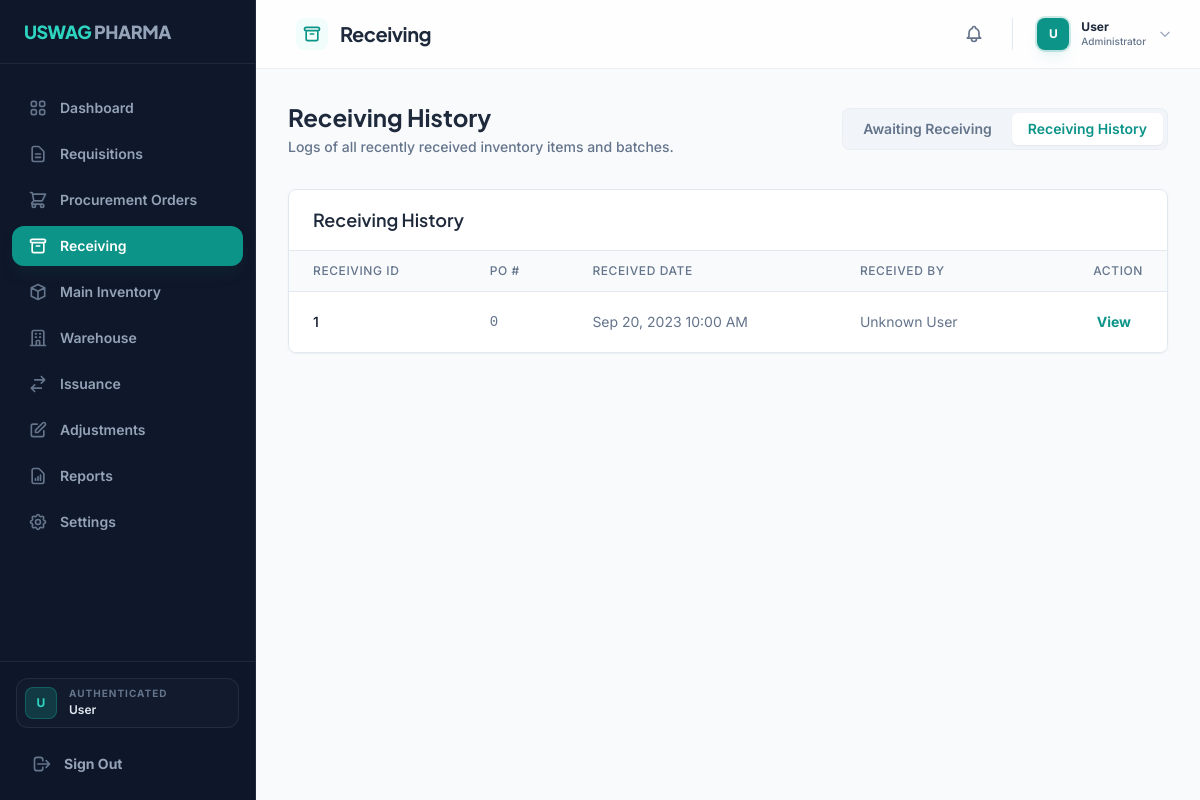
The app's page /index.php?page=receiving&tab=history (signed in) with its own data.
### tables this page shows
CREATE TABLE Receiving (
    ReceivingID INT AUTO_INCREMENT PRIMARY KEY,
    UserID INT,
    POID INT,
    ReceivedDate DATETIME NOT NULL,
    CreatedAt TIMESTAMP DEFAULT CURRENT_TIMESTAMP,
    FOREIGN KEY (UserID) REFERENCES Users(UserID) ON DELETE SET NULL,
    FOREIGN KEY (POID) REFERENCES ProcurementOrder(POID) ON DELETE SET NULL
);

### includes/db.php (called while the page is built, shortened)
<?php
class Database {
    private static $instance = null;
    private $conn;
    private function __construct() {
        try {
            $dsn = "mysql:host=" . DB_HOST . ";dbname=" . DB_NAME . ";charset=" . DB_CHARSET;
            $options = [
                PDO::ATTR_ERRMODE            => PDO::ERRMODE_EXCEPTION,
                PDO::ATTR_DEFAULT_FETCH_MODE => PDO::FETCH_ASSOC,
                PDO::ATTR_EMULATE_PREPARES   => false,
            ];
            $this->conn = new PDO($dsn, DB_USER, DB_PASS, $options);
        } catch (PDOException $e) {
            error_log("Database Connection Error: " . $e->getMessage());
            throw new Exception("Database connection failed. Please check your configuration.");
        }
    }
    public static function getInstance() {
        if (self::$instance === null) {
            self::$instance = new Database();
        }
        return self::$instance;
    }
    public function fetchAll($sql, $params = []) {
        try {
            $stmt = $this->conn->prepare($sql);
            $stmt->execute($params);
            return $stmt->fetchAll();
        } catch (PDOException $e) {
            error_log("Fetch All Error: " . $e->getMessage());
            return [];
        }
    }
}
$db = Database::getInstance();
function get_data($file) {
    global $db;
    switch($file) {
        case 'users':
            return $db->fetchAll("SELECT UserID, FName as FirstName, MName as MiddleName, LName as LastName, Role, Username, Password FROM Users");
        case 'procurement_orders':
            $pos = $db->fetchAll("
                SELECT
                    po.*,
                    s.Name as SupplierName,
                    hc.Name as HealthCenterName,
                    c.ContractNumber as LinkedContractNumber,
                    c.StartDate,
                    c.EndDate,
                    c.ContractAmount
                FROM ProcurementOrder po
                LEFT JOIN Supplier s ON po.SupplierID = s.SupplierID
                LEFT JOIN HealthCenters hc ON po.HealthCenterID = hc.HealthCenterID
                LEFT JOIN Contract c ON po.ContractID = c.ContractID
                ORDER BY po.PODate DESC
            ");
            return $pos;
        case 'receivings':
            $receivings = $db->fetchAll("SELECT * FROM Receiving ORDER BY ReceivedDate DESC");
            foreach ($receivings as &$rcv) {
                $rcv['ReceivedItems'] = $db->fetchAll(
                    "SELECT ri.*, cib.*, i.ItemName FROM ReceivingItem ri
                     JOIN CentralInventoryBatch cib ON ri.BatchID = cib.BatchID
                     JOIN Item i ON cib.ItemID = i.ItemID
                     WHERE ri.ReceivingID = ?",
                    [$rcv['ReceivingID']]
                );
            }
            return $receivings;
    }
}

### pages/receiving.php (the view, shortened to what this page needs)
<?php
$procurementOrders = get_data('procurement_orders');
$receivings = get_data('receivings');
$users = get_data('users');
$posToReceive = array_filter($procurementOrders, function($po) {
    return $po['StatusType'] === 'Approved';
});
function getUserFullName($userId, $users) {
    return 'Unknown User';
}
function getPONumber($poid, $procurementOrders) {
    return $poid;
}
$tab = $_GET['tab'] ?? 'awaiting';
?>
<div class="space-y-6">
    <div class="flex flex-col md:flex-row md:items-center justify-between gap-6 mb-8">
        <div class="space-y-1">
            <h2 class="text-2xl font-bold text-slate-800 dark:text-white">
                <?php echo $tab === 'awaiting' ? 'Awaiting Receiving' : 'Receiving History'; ?>
            </h2>
            <p class="text-slate-500 font-medium text-sm">
                <?php echo $tab === 'awaiting' ? 'Inspect and process incoming shipments from procurement orders.' : 'Logs of all recently received inventory items and batches.'; ?>
            </p>
        </div>
        <div class="flex space-x-1 bg-slate-100 dark:bg-slate-900/50 p-1 rounded-lg border border-slate-200/50 dark:border-slate-800/50">
            <a href="index.php?page=receiving&tab=awaiting" class="px-4 py-1.5 text-sm font-semibold rounded-md transition-colors <?php echo $tab === 'awaiting' ? 'bg-white dark:bg-slate-600 shadow-sm text-primary dark:text-white' : 'text-slate-500 dark:text-slate-400 hover:bg-white/50 dark:hover:bg-slate-600/50'; ?>">Awaiting Receiving</a>
            <a href="index.php?page=receiving&tab=history" class="px-4 py-1.5 text-sm font-semibold rounded-md transition-colors <?php echo $tab === 'history' ? 'bg-white dark:bg-slate-600 shadow-sm text-primary dark:text-white' : 'text-slate-500 dark:text-slate-400 hover:bg-white/50 dark:hover:bg-slate-600/50'; ?>">Receiving History</a>
        </div>
    </div>
    <?php if ($tab === 'awaiting'): ?>
        <div class="bg-white dark:bg-slate-800 rounded-lg shadow-sm border border-slate-200 dark:border-slate-700 overflow-hidden">
            <div class="px-6 py-4 border-b border-slate-200 dark:border-slate-700">
                <h3 class="text-lg font-semibold text-slate-800 dark:text-white">Procurement Orders - Approved for Receiving</h3>
            </div>
            <div class="overflow-x-auto">
                <table class="min-w-full divide-y divide-slate-200 dark:divide-slate-700">
                    <thead class="bg-slate-50 dark:bg-slate-700">
                        <tr>
                            <th class="px-6 py-3 text-left text-xs font-medium text-slate-500 dark:text-slate-300 uppercase tracking-wider">PO #</th>
                            <th class="px-6 py-3 text-left text-xs font-medium text-slate-500 dark:text-slate-300 uppercase tracking-wider">Supplier</th>
                            <th class="px-6 py-3 text-left text-xs font-medium text-slate-500 dark:text-slate-300 uppercase tracking-wider">PO Date</th>
                            <th class="px-6 py-3 text-left text-xs font-medium text-slate-500 dark:text-slate-300 uppercase tracking-wider">Status</th>
                            <th class="px-6 py-3 text-right text-xs font-medium text-slate-500 dark:text-slate-300 uppercase tracking-wider">Action</th>
                        </tr>
                    </thead>
                    <tbody class="bg-white dark:bg-slate-800 divide-y divide-slate-200 dark:divide-slate-700">
                        <?php if (empty($posToReceive)): ?>
                            <tr>
                                <td colspan="5" class="px-6 py-8 text-center text-slate-500 dark:text-slate-400">
                                    No procurement orders are currently approved for receiving.
                                </td>
                            </tr>
                        <?php else: ?>
                            <?php foreach ($posToReceive as $po): ?>
                            <tr>
                                <td class="px-6 py-4 whitespace-nowrap text-sm font-medium text-slate-900 dark:text-white"><?php echo $po['PONumber']; ?></td>
                                <td class="px-6 py-4 whitespace-nowrap text-sm text-slate-500 dark:text-slate-400"><?php echo $po['SupplierName'] ?? 'Unknown Supplier'; ?></td>
                                <td class="px-6 py-4 whitespace-nowrap text-sm text-slate-500 dark:text-slate-400"><?php echo date('M d, Y', strtotime($po['PODate'])); ?></td>
                                <td class="px-6 py-4 whitespace-nowrap">
                                    <span class="px-2 inline-flex text-xs leading-5 font-semibold rounded-full bg-green-100 text-green-800">
                                        <?php echo $po['StatusType']; ?>
                                    </span>
                                </td>
                                <td class="px-6 py-4 whitespace-nowrap text-right text-sm font-medium">
                                    <a href="index.php?page=receive_items&id=<?php echo $po['POID']; ?>" class="text-primary hover:text-cyan-900 dark:hover:text-cyan-400 font-medium">Receive Items</a>
                                </td>
                            </tr>
                            <?php endforeach; ?>
                        <?php endif; ?>
                    </tbody>
                </table>
            </div>
        </div>
    <?php else: ?>
        <div class="bg-white dark:bg-slate-800 rounded-lg shadow-sm border border-slate-200 dark:border-slate-700 overflow-hidden">
             <div class="px-6 py-4 border-b border-slate-200 dark:border-slate-700">
                <h3 class="text-lg font-semibold text-slate-800 dark:text-white">Receiving History</h3>
            </div>
            <div class="overflow-x-auto">
                <table class="min-w-full divide-y divide-slate-200 dark:divide-slate-700">
                    <thead class="bg-slate-50 dark:bg-slate-700">
                        <tr>
                            <th class="px-6 py-3 text-left text-xs font-medium text-slate-500 dark:text-slate-300 uppercase tracking-wider">Receiving ID</th>
                            <th class="px-6 py-3 text-left text-xs font-medium text-slate-500 dark:text-slate-300 uppercase tracking-wider">PO #</th>
                            <th class="px-6 py-3 text-left text-xs font-medium text-slate-500 dark:text-slate-300 uppercase tracking-wider">Received Date</th>
                            <th class="px-6 py-3 text-left text-xs font-medium text-slate-500 dark:text-slate-300 uppercase tracking-wider">Received By</th>
                            <th class="px-6 py-3 text-right text-xs font-medium text-slate-500 dark:text-slate-300 uppercase tracking-wider">Action</th>
                        </tr>
                    </thead>
                    <tbody class="bg-white dark:bg-slate-800 divide-y divide-slate-200 dark:divide-slate-700">
                        <?php if (empty($receivings)): ?>
                             <tr>
                                <td colspan="4" class="px-6 py-8 text-center text-slate-500 dark:text-slate-400">
                                    No receiving history found.
                                </td>
                            </tr>
                        <?php else: ?>
                            <?php foreach ($receivings as $rec): ?>
                            <tr>
                                <td class="px-6 py-4 whitespace-nowrap text-sm font-medium text-slate-900 dark:text-white"><?php echo $rec['ReceivingID']; ?></td>
                                <td class="px-6 py-4 whitespace-nowrap text-sm font-mono text-slate-500 dark:text-slate-400"><?php echo getPONumber($rec['POID'], $procurementOrders); ?></td>
                                <td class="px-6 py-4 whitespace-nowrap text-sm text-slate-500 dark:text-slate-400"><?php echo date('M d, Y h:i A', strtotime($rec['ReceivedDate'])); ?></td>
                                <td class="px-6 py-4 whitespace-nowrap text-sm text-slate-500 dark:text-slate-400"><?php
                                    $userName = getUserFullName($rec['UserID'], $users);
                                    echo $userName;
                                ?></td>
                                <td class="px-6 py-4 whitespace-nowrap text-right text-sm font-medium">
                                    <?php
                                        $poNum = getPONumber($rec['POID'], $procurementOrders);
                                        $recJson = json_encode($rec);
                                    ?>
                                    <button
                                        onclick='openReceivingDetailsModal(<?php echo $recJson; ?>, "<?php echo $poNum; ?>", "<?php echo $userName; ?>")'
                                        class="text-primary hover:text-teal-900 dark:hover:text-teal-400 font-bold px-3 py-1 rounded-lg hover:bg-slate-100 dark:hover:bg-slate-700/50 transition-all">
                                        View
                                    </button>
                                </td>
                            </tr>
                            <?php endforeach; ?>
                        <?php endif; ?>
                    </tbody>
                </table>
            </div>
        </div>
    <?php endif; ?>
</div>

### css/style.css (style rules this page uses)
:root { --color-primary: #0d9488; --color-primary-hover: #0f766e; --color-bg-surface: #ffffff; --color-bg-muted: #f8fafc; --color-text-base: #0f172a; --color-text-muted: #475569; --color-text-subtle: #94a3b8; --color-border: #e2e8f0; --font-heading: 'Plus Jakarta Sans', 'Inter', sans-serif; --font-body: 'Inter', sans-serif; }
body { font-family: var(--font-body); color: var(--color-text-base); background-color: var(--color-bg-muted); -webkit-font-smoothing: antialiased; -moz-osx-font-smoothing: grayscale; }
h1, h2, h3, h4, h5, h6, .font-display { font-family: var(--font-heading); }

### records on screen
receiving: ReceivingID "1", POID "0", ReceivedDate "Sep 20, 2023 10:00 AM", UserID "Unknown User"

### other values on screen
$item['label'] "Dashboard"
$item['label'] "Requisitions"
$item['label'] "Procurement Orders"
$item['label'] "Receiving"
$item['label'] "Main Inventory"
$item['label'] "Warehouse"
$item['label'] "Issuance"
$item['label'] "Adjustments"
$item['label'] "Reports"
$item['label'] "Settings"
substr($_SESSION['user']['FirstName'] ?? 'U', 0, 1) "U"
$_SESSION['user']['FirstName'] "User"
$pageTitle "Receiving"
substr($user['FirstName'] ?? 'U', 0, 1) "U"
$user['FirstName'] "User"
